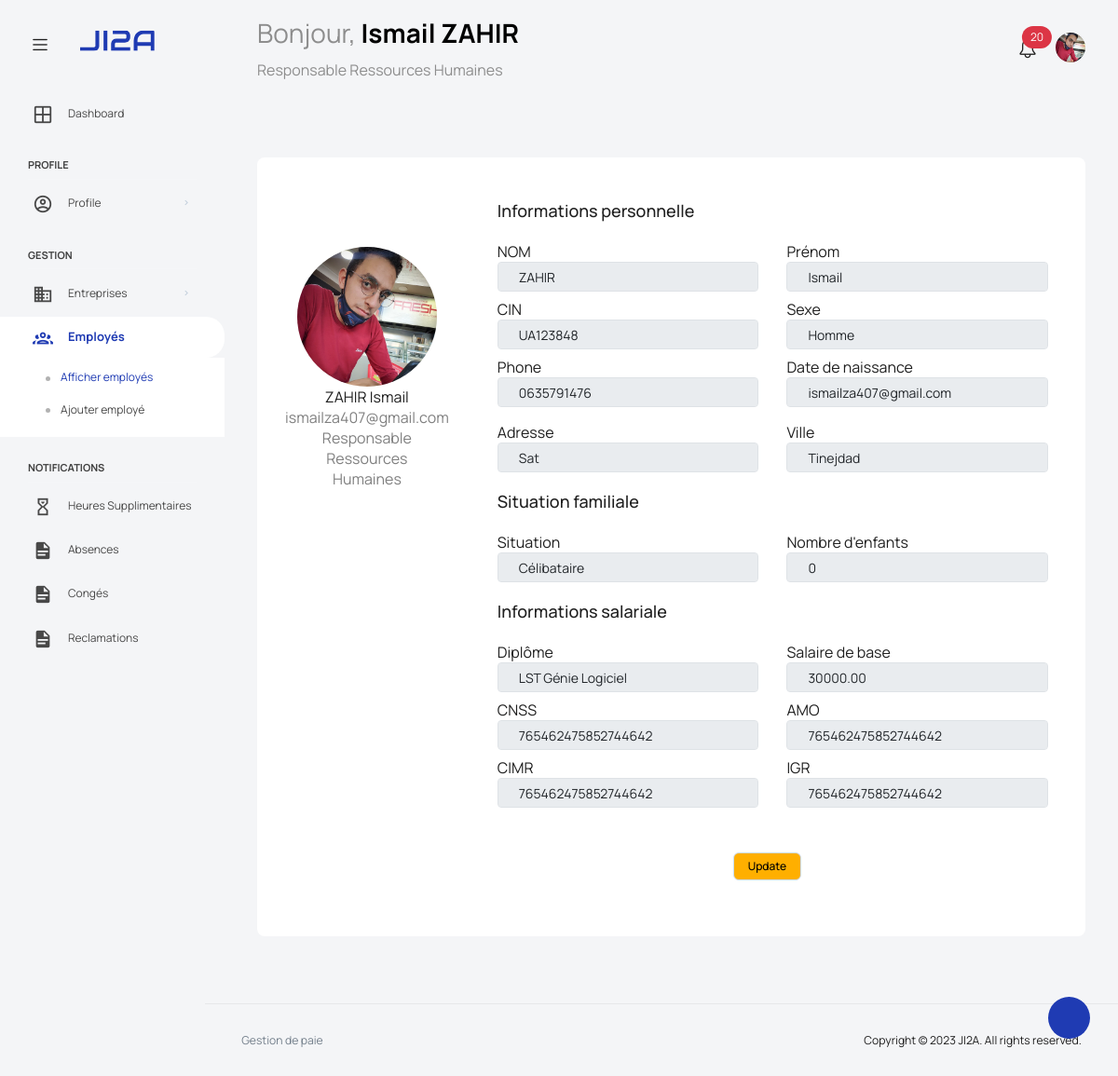
Page /views/view_employe?id=1 (signed in) on the committed database.
### tables this page shows
CREATE TABLE IF NOT EXISTS contrat (
  numContrat    INT(11) PRIMARY KEY AUTO_INCREMENT,
  idEmploye     INT(11) NOT NULL,
  idEntreprise  INT(11) NOT NULL,
  type          ENUM('CDD','CDI','CTT') NOT NULL,
  poste         VARCHAR(40) NOT NULL,
  salaireBase   DECIMAL(7,2) NOT NULL,
  dateEmbauche  DATETIME DEFAULT CURRENT_TIMESTAMP,
  dateFin       DATETIME,
  motif         TEXT
);

CREATE TABLE IF NOT EXISTS employe (
  idEmploye     INT(11) PRIMARY KEY AUTO_INCREMENT,
  nom           VARCHAR(20) NOT NULL,
  prenom        VARCHAR(20) NOT NULL,
  cin           VARCHAR(10) UNIQUE NOT NULL,
  sexe          ENUM('Homme', 'Femme') NOT NULL,
  dateNaiss     DATE NOT NULL,
  adresse       VARCHAR(100) NOT NULL,
  ville         VARCHAR(20) NOT NULL,
  email         VARCHAR(100) UNIQUE NOT NULL,
  phone         VARCHAR(10) NOT NULL,
  image         VARCHAR(80) NOT NULL,
  situationF    ENUM('Célibataire', 'Marié') NOT NULL,
  nbEnfants     INT(2) NOT NULL,
  diplome       VARCHAR(40) NOT NULL,
  numCNSS       VARCHAR(24) NOT NULL,
  numAMO        VARCHAR(24) NOT NULL,
  numCIMR       VARCHAR(24),  
  numIGR        VARCHAR(24) NOT NULL,
  password      VARCHAR(60) NOT NULL,
  createdAt     DATETIME DEFAULT CURRENT_TIMESTAMP,
  createdBy     INT(11)
);

### scripts/employe.inc.php (called while the page is built, shortened)
<?php
  function getEmploye ($id)
  {
    require 'connect.php';
    $stm = $pdo->prepare("SELECT * FROM employe NATURAL JOIN contrat WHERE idEmploye = $id");
    $stm->execute();
    return $stm->fetch(PDO::FETCH_ASSOC);
  }
  function getNotifications ()
  {
    require 'connect.php';
    $stm = $pdo->prepare("SELECT * FROM reclamation NATURAL JOIN employe WHERE status = 'En cours' ORDER BY dateReclamation DESC");
    $stm->execute();
    return $stm->fetchAll(PDO::FETCH_ASSOC);
  }

### scripts/connect.php (called while the page is built, shortened)
<?php
  try
  {
    $user   = DB_USER;
  }
  catch (PDOException $e)
  {
    die("Erreur lors de la connexion à la base de données: ".$e->getMessage());
  }

### views/view_employe.php (the view, shortened to what this page needs)
<?php
  require_once '../scripts/employe.inc.php';
  $user = getEmploye($_GET['id']);
?>
<!DOCTYPE html>
<html lang="en">
<head>
</head>
<body>
  <div class="container-scroller">
    <?php include('partials/_navbar.php'); ?>
    <div class="container-fluid page-body-wrapper">
      <?php include('partials/_sidebar.php'); ?>
      <div class="main-panel">
        <div class="content-wrapper">
          <div class="row">
            <div class="col-sm-12">
              <div class="home-tab">
                <div class="container rounded bg-white mt-5 mb-5">
                  <div class="row">
                    <div class="col-md-3 border-right">
                      <div class="d-flex flex-column align-items-center text-center p-3 py-5">
                        <img class="rounded-circle mt-5" width="150px" src="images/profile/<?php echo $user['image']; ?>">
                        <span class="font-weight-bold"><?php echo $user['nom']." ".$user['prenom']; ?></span>
                        <span class="text-black-50"><?php echo $user['email']; ?></span>
                        <span class="text-black-50"><?php echo $user['poste']; ?></span>
                      </div>
                    </div>
                    <div class="col-md-9 border-right">
                      <div class="p-3 py-5">
                        <div class="d-flex justify-content-between align-items-center mb-3">
                          <h4 class="text-right">Informations personnelle</h4>
                        </div>
                        <div class="row mt-2">
                          <div class="col-md-6">
                            <label class="labels">NOM</label>
                            <input type="text" class="form-control" name="nom" value="<?php echo $user['nom']; ?>" disabled>
                          </div>
                          <div class="col-md-6">
                            <label class="labels">Prénom</label>
                            <input type="text" class="form-control" name="prenom" value="<?php echo $user['prenom']; ?>" disabled>
                          </div>
                        </div>
                        <div class="row mt-2">
                          <div class="col-md-6">
                            <label class="labels">CIN</label>
                            <input type="text" class="form-control" name="cin" value="<?php echo $user['cin']; ?>" disabled>
                          </div>
                          <div class="col-md-6">
                            <label class="labels">Sexe</label>
                            <input type="text" class="form-control" name="sexe" value="<?php echo $user['sexe']; ?>" disabled>
                          </div>
                        </div>
                        <div class="row mt-2">
                          <div class="col-md-6">
                            <label class="labels">Phone</label>
                            <input type="text" class="form-control" name="phone" value="<?php echo $user['phone']; ?>" disabled>
                          </div>
                          <div class="col-md-6">
                            <label class="labels">Date de naissance</label>
                            <input type="text" class="form-control" name="email" value="<?php echo $user['email']; ?>" disabled>
                          </div>
                        </div>
                        <div class="row mt-3">
                          <div class="col-md-6">
                            <label class="labels">Adresse</label>
                            <input type="text" class="form-control" name="adresse" value="<?php echo $user['adresse']; ?>" disabled>
                          </div>
                          <div class="col-md-6">
                            <label class="labels">Ville</label>
                            <input type="text" class="form-control" name="ville" value="<?php echo $user['ville']; ?>" disabled>
                          </div>
                        </div>
                        <br>
                        <div class="d-flex justify-content-between align-items-center mb-3">
                          <h4 class="text-right">Situation familiale</h4>
                        </div>
                        <div class="row mt-2">
                          <div class="col-md-6">
                            <label class="labels">Situation</label>
                            <input type="text" class="form-control" name="situationF" value="<?php echo $user['situationF']; ?>" disabled>
                          </div>
                          <div class="col-md-6">
                            <label class="labels">Nombre d'enfants</label>
                            <input type="text" class="form-control" name="nbEnfants" value="<?php echo $user['nbEnfants']; ?>" disabled>
                          </div>
                        </div>
                        <br>
                        <div class="d-flex justify-content-between align-items-center mb-3">
                          <h4 class="text-right">Informations salariale</h4>
                        </div>
                        <div class="row mt-2">
                          <div class="col-md-6">
                            <label class="labels">Diplôme</label>
                            <input type="text" class="form-control" name="diplome" value="<?php echo $user['diplome']; ?>" disabled>
                          </div>
                          <div class="col-md-6">
                            <label class="labels">Salaire de base</label>
                            <input type="text" class="form-control" name="salaireB" value="<?php echo $user['salaireBase']; ?>" disabled>
                          </div>
                        </div>
                        <div class="row mt-2">
                          <div class="col-md-6">
                            <label class="labels">CNSS</label>
                            <input type="text" class="form-control" name="numCNSS" value="<?php echo $user['numCNSS']; ?>" disabled>
                          </div>
                          <div class="col-md-6">
                            <label class="labels">AMO</label>
                            <input type="text" class="form-control" name="numAMO" value="<?php echo $user['numAMO']; ?>" disabled>
                          </div>
                        </div>
                        <div class="row mt-2">
                          <div class="col-md-6">
                            <label class="labels">CIMR</label>
                            <input type="text" class="form-control" name="numCMR" value="<?php echo $user['numCIMR']; ?>" disabled>
                          </div>
                          <div class="col-md-6">
                            <label class="labels">IGR</label>
                            <input type="text" class="form-control" name="numIGR" value="<?php echo $user['numIGR']; ?>" disabled>
                          </div>
                        </div>
                        <div class="mt-5 text-center">
                          <button class="btn btn-warning profile-button" type="button">Update</button>
                        </div>
                      </div>
                    </div>
                  </div>
                </div>
              </div>
            </div>
          </div>
        </div>
      </div>
    </div>
  </div>
</body>
</html>

### views/partials/_navbar.php (shortened to what this page needs)
<nav class="navbar default-layout col-lg-12 col-12 p-0 fixed-top d-flex align-items-top flex-row">
  <div class="text-center navbar-brand-wrapper d-flex align-items-center justify-content-start">
    <div class="me-3">
      <button class="navbar-toggler navbar-toggler align-self-center" type="button" data-bs-toggle="minimize">
        <span class="icon-menu"></span>
      </button>
    </div>
    <div>
      <a class="navbar-brand brand-logo" href="home">
        <img src="images/logo.svg" alt="logo" />
      </a>
    </div>
  </div>
  <?php
    if (isset($_SESSION['admin']))
    {
      $user = $_SESSION['admin'];
      $user['poste'] = "Espace Administrateur";
    }
    else $user = $_SESSION['auth'];
  ?>
  <div class="navbar-menu-wrapper d-flex align-items-top">
    <ul class="navbar-nav">
      <li class="nav-item font-weight-semibold d-none d-lg-block ms-0">
        <h1 class="welcome-text">Bonjour, <span class="text-black fw-bold"><?php echo $user['prenom']." ".$user['nom']; ?></span></h1>
        <h3 class="welcome-sub-text"><?php echo $user['poste']; ?></h3>
      </li>
    </ul>
    <ul class="navbar-nav ms-auto">
    <?php
      require_once '../scripts/employe.inc.php';
      $notifications = getNotifications();
    ?>
      <li class="nav-item dropdown ">
        <a class="nav-link count-indicator" id="notificationDropdown" href="#" data-bs-toggle="dropdown">
          <i class="icon-bell"></i>
          <span class="position-absolute top-0 start-100 translate-middle badge rounded-pill bg-danger">
          <?php echo count($notifications); ?>
          </span>
        </a>
      </li>
      <li class="nav-item dropdown d-none d-lg-block user-dropdown">
        <a class="nav-link" id="UserDropdown" href="#" data-bs-toggle="dropdown" aria-expanded="false">
          <img class="img-xs rounded-circle" src="images/profile/<?php echo $user['image']; ?>" alt="Profile image"> </a>
      </li>
    </ul>
  </div>
</nav>

### views/css/style.css (style rules this page uses)
body { background-color: #F4F5F7; margin: 0; }

### rows in the picture
contrat: idEmploye.prenom "Ismail", idEmploye.nom "ZAHIR", poste "Responsable Ressources Humaines", idEmploye.image (picture), idEmploye.email "ismailza407@gmail.com", nom "ZAHIR", prenom "Ismail", cin "UA123848", sexe "Homme", phone "0635791476", email "ismailza407@gmail.com", adresse "Sat", ville "Tinejdad", situationF "Célibataire", nbEnfants "0", diplome "LST Génie Logiciel", salaireB "30000.00", numCNSS "765462475852744642", numAMO "765462475852744642", numCMR "765462475852744642", numIGR "765462475852744642"

### other values in the picture
count($notifications) "20"
